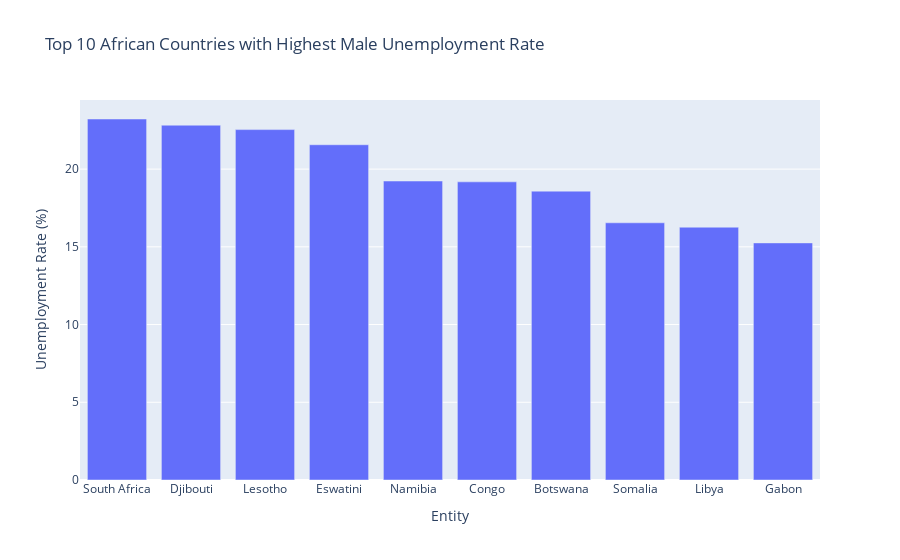

Write notebook code for a chart like this one.
### Code cell
# Top 10 African countries with highest male unemployment rate
top_male_unemployment = df_africa.sort_values('Male_Unemployment_Rate', ascending=False).head(10)

fig = px.bar(top_male_unemployment, x='Entity', y='Male_Unemployment_Rate', title='Top 10 African Countries with Highest Male Unemployment Rate')
fig.update_layout(yaxis_title='Unemployment Rate (%)')
fig.show()

### Figure 1 — Plotly figure (JSON) as saved in the notebook; plotly's stock layout.template omitted (floating-point values rounded to 4 significant figures)
{"data": [{"alignmentgroup": "True", "hovertemplate": "Entity=%{x}<br>Male_Unemployment_Rate=%{y}<extra></extra>", "legendgroup": "", "marker": {"color": "#636efa", "pattern": {"shape": ""}}, "name": "", "offsetgroup": "", "orientation": "v", "showlegend": false, "textposition": "auto", "type": "bar", "x": ["South Africa", "Djibouti", "Lesotho", "Eswatini", "Namibia", "Congo", "Botswana", "Somalia", "Libya", "Gabon"], "xaxis": "x", "y": [23.22, 22.83, 22.54, 21.57, 19.23, 19.18, 18.58, 16.55, 16.26, 15.25], "yaxis": "y"}], "layout": {"barmode": "relative", "legend": {"tracegroupgap": 0}, "title": {"text": "Top 10 African Countries with Highest Male Unemployment Rate"}, "xaxis": {"anchor": "y", "domain": [0, 1], "title": {"text": "Entity"}}, "yaxis": {"anchor": "x", "domain": [0, 1], "title": {"text": "Unemployment Rate (%)"}}}}
